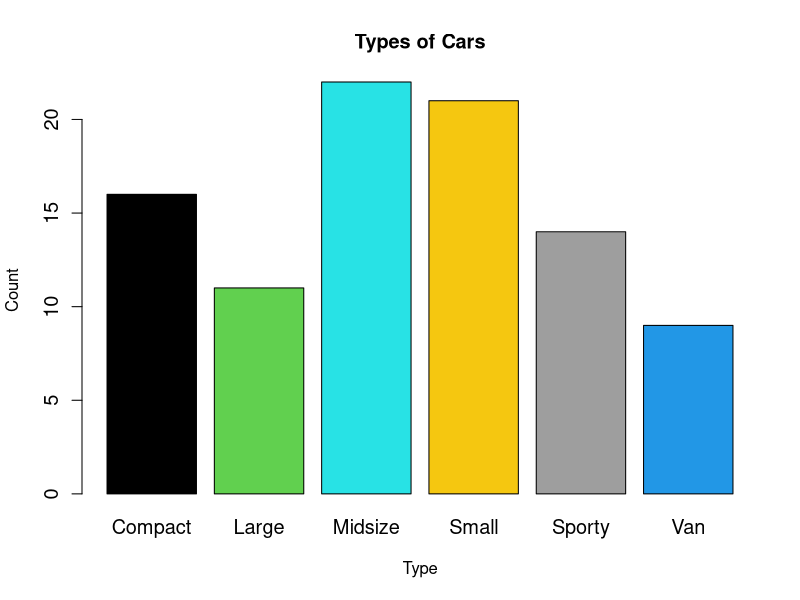
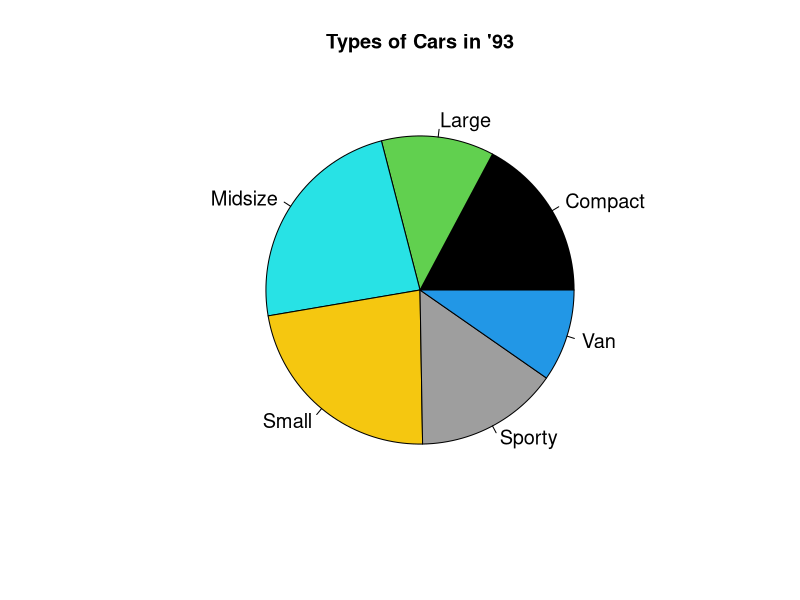
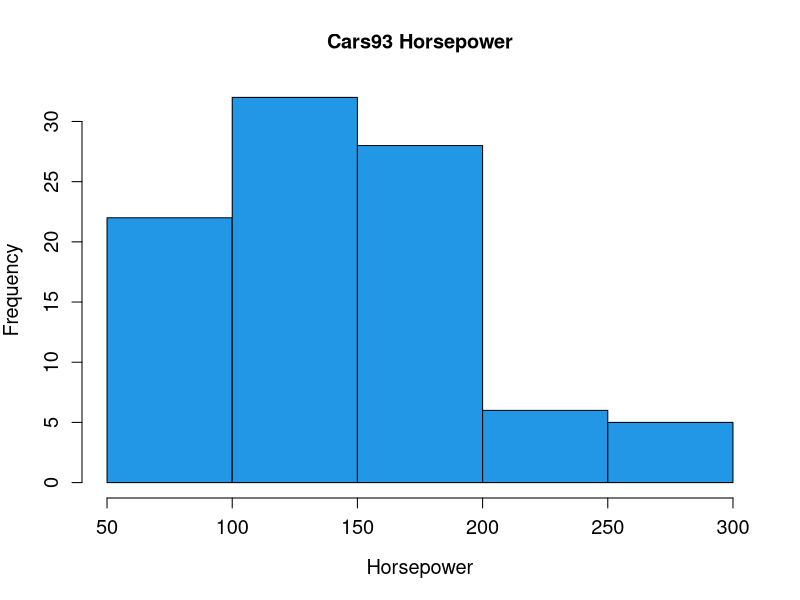
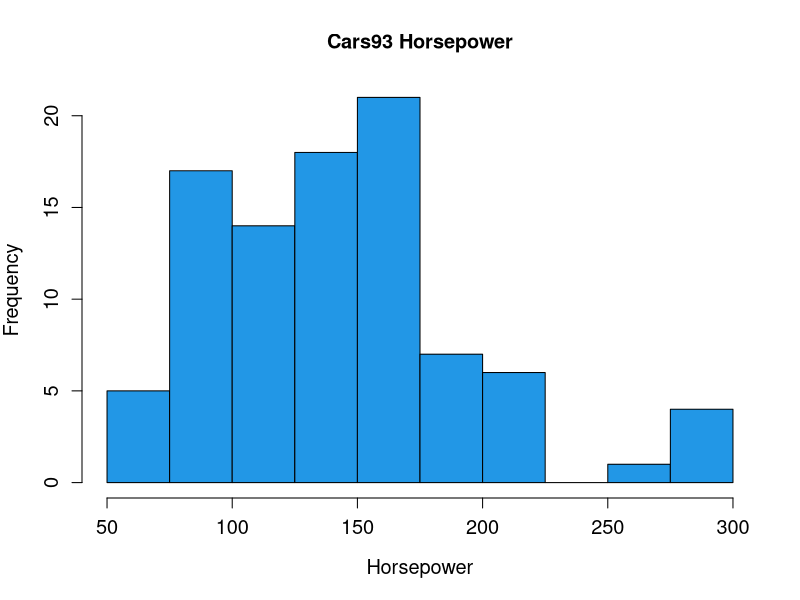
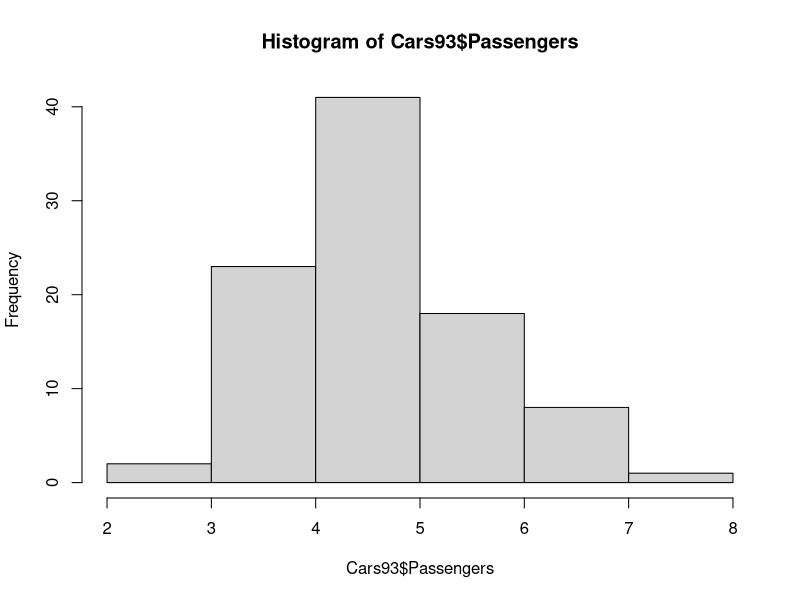
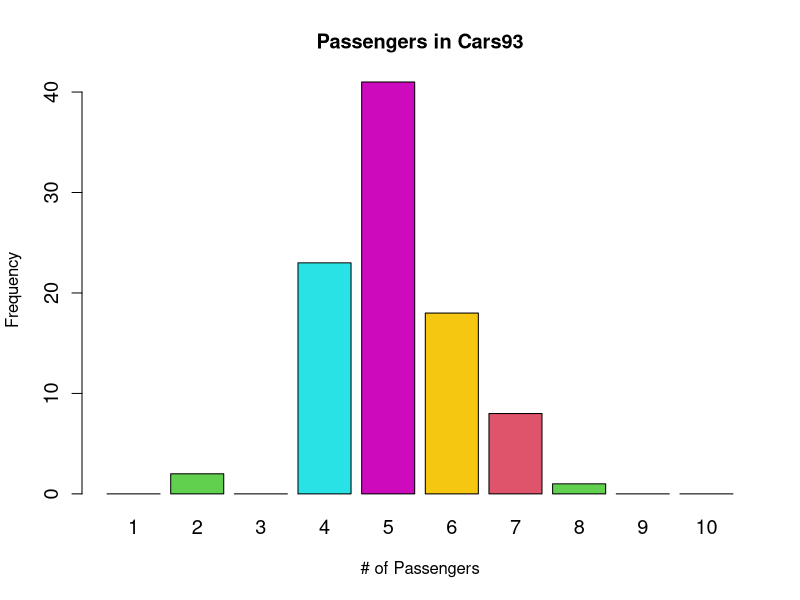
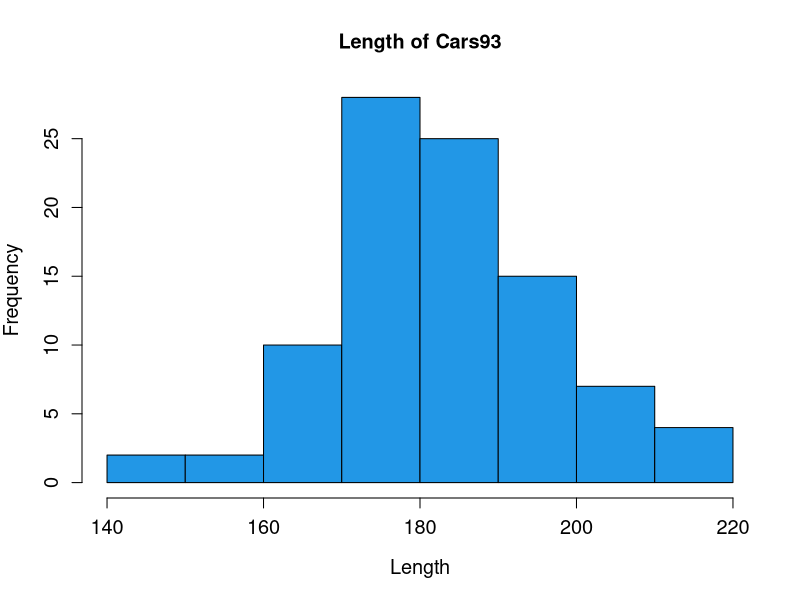

The R script that drew these images, in order:
## ---- chunk 1
# Your code goes here
## ---- chunk 2
library(MASS)
data(Cars93)
## ---- chunk 3
head(Cars93)
## ---- chunk 4
table(Cars93$Type)
round(table(Cars93$Type)/nrow(Cars93),3)
## ---- chunk 5
barplot(table(Cars93$Type), ylab = "Count", xlab = "Type", main = "Types of Cars", cex.axis = 1.2, cex.main=1.2, cex.names = 1.2, col =  c(1,3,5,7,8,12))
## ---- chunk 6
pie(table(Cars93$Type), main = "Types of Cars in '93", col = c(1,3,5,7,8,12), cex=1.2 )
## ---- chunk 7
table(Cars93$Type)
## Since "Midsize" type has the most occurences in the dataset(22), it is the mode of the variable "Type"
## ---- chunk 8
hist(Cars93$Horsepower, cex.lab=1.2, cex.axis= 1.2, ylab = "Frequency", xlab = "Horsepower", main = "Cars93 Horsepower", col = c(4))
## ---- chunk 9
hist(Cars93$Horsepower, cex.lab=1.2, cex.axis= 1.2, ylab = "Frequency", xlab = "Horsepower", main = "Cars93 Horsepower", col = c(4), breaks = seq(50,300,25))
## ---- chunk 10
##Since there are a total of 93 entries in the dataset, the suggested rule of thumb is sqrt(93)= ~9-10. Therefore, the histogram with 25HP increments has a better number of classes (10). 
## ---- chunk 11
mode(Cars93$Passengers)
## Passengers is a discrete numerical variable. 
hist(Cars93$Passengers)
table(Cars93$Passengers)
## The problem with the graph is that there are columns that have no frequency/entries (e.g, 3 passengers in a car), but it's shown as if there are entries with 3-passenger cars. 
## ---- chunk 12
barplot(table(factor(Cars93$Passengers, levels = 1:10)), ylab = "Frequency", xlab = "# of Passengers", main = "Passengers in Cars93", cex.axis = 1.2, cex.names = 1.2, col = c(2,3,4,5,6,7))
## ---- chunk 13
hist(Cars93$Length, ylab = "Frequency", xlab = "Length", main = "Length of Cars93", cex.axis= 1.2, cex.lab=1.2, col = c(4))
## ---- chunk 14
## approximately symmetrical
## ---- chunk 15
mean(Cars93$Length)
median(Cars93$Length)
## In a symmetrical fully symmetrical graph, mean is equal to the median. However, since this graph is approximately symmetrical, we can see the deviation in the values of the mean and the median, though it is a small difference indicating how close to being symmetrical the above graph is.
